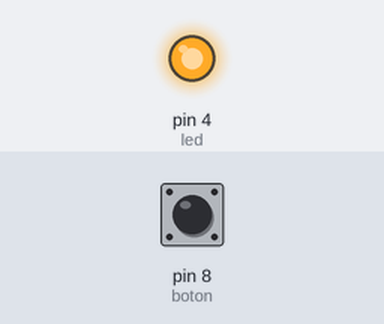
A sketch run on a simulated Arduino Uno, built with avr-gcc and run on an emulated ATmega328P. Parts: output pins drawn as LEDs (lit = HIGH). The inputs (shaded band) are chosen by the test bench; at power-on: pin 8 (boton) LOW.

Above: at 0.1 s.
Timing chart, 0 to 1.6 s (numbered marks = the images above):
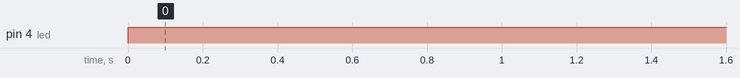

The sketch:

Led_Boton.ino
```cpp
// (licence header left out)
int boton = 8;  //Pin del botón
int led = 4; // Pin del LED
int estado = 0; // Estado del botón
int salida = 0; // 0 LED Encendido; 1 LED Apagado
int estadoAnterior = 0; //Estado anterior del boton

void setup() {
  pinMode(boton, INPUT);  //Declaramos el boton como una entrada
  pinMode(led, OUTPUT);   //Declaramos el LED como salida
}

void loop() {
  estado = digitalRead(boton);  //Asigna el valor del boton al estado

  if((estado == HIGH) && (estadoAnterior == LOW)){
    salida = 1 - salida;
    delay(50);
  }

  estadoAnterior = estado;

  if(salida == 0){
    digitalWrite(led, HIGH);   //Apaga el LED
  } else {
    digitalWrite(led, HIGH);  //Enciende el LED
  }
}
```

Measured:
- by itself, pin 4 (led): LOW → HIGH at 0.00 s
